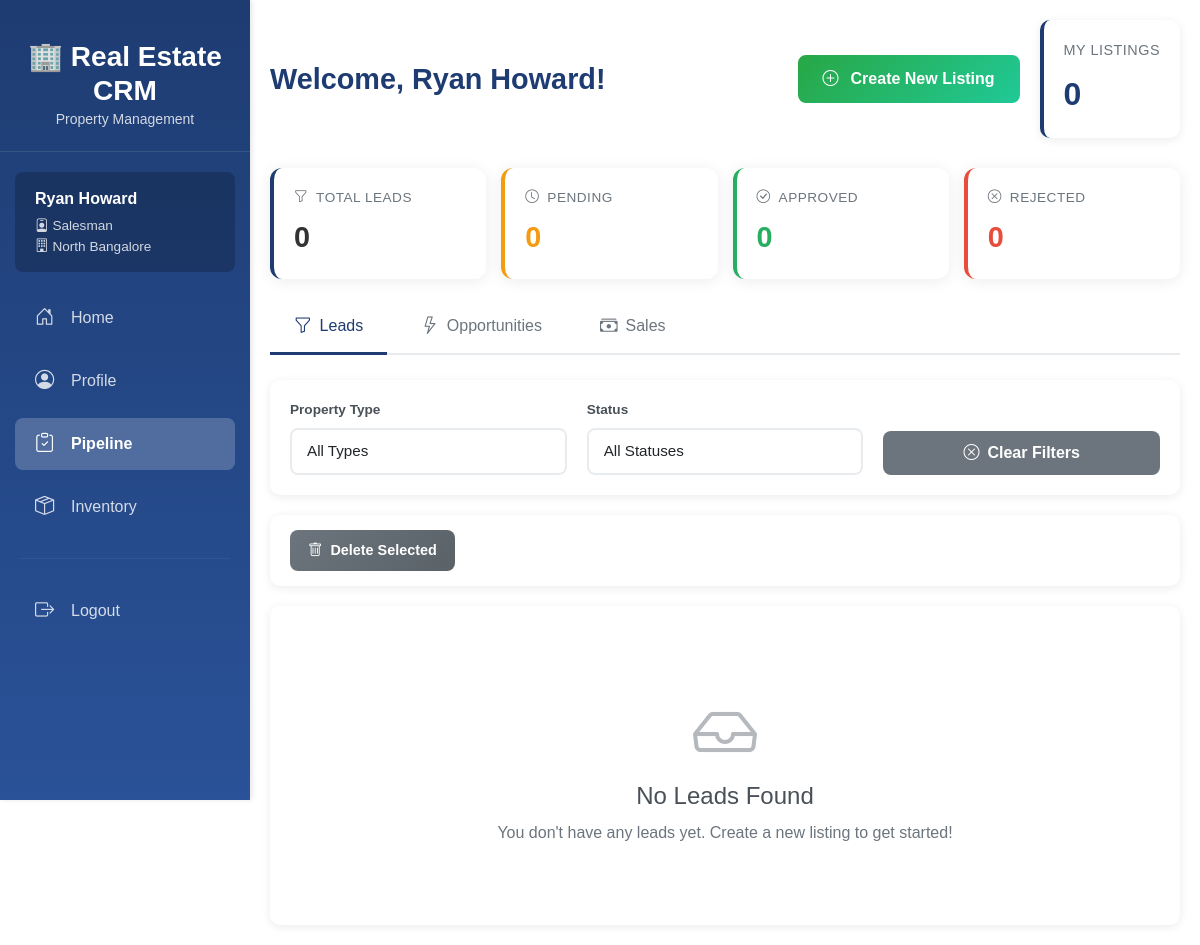
The page /dashboard/salesman/ (signed in) on the database as committed earlier.
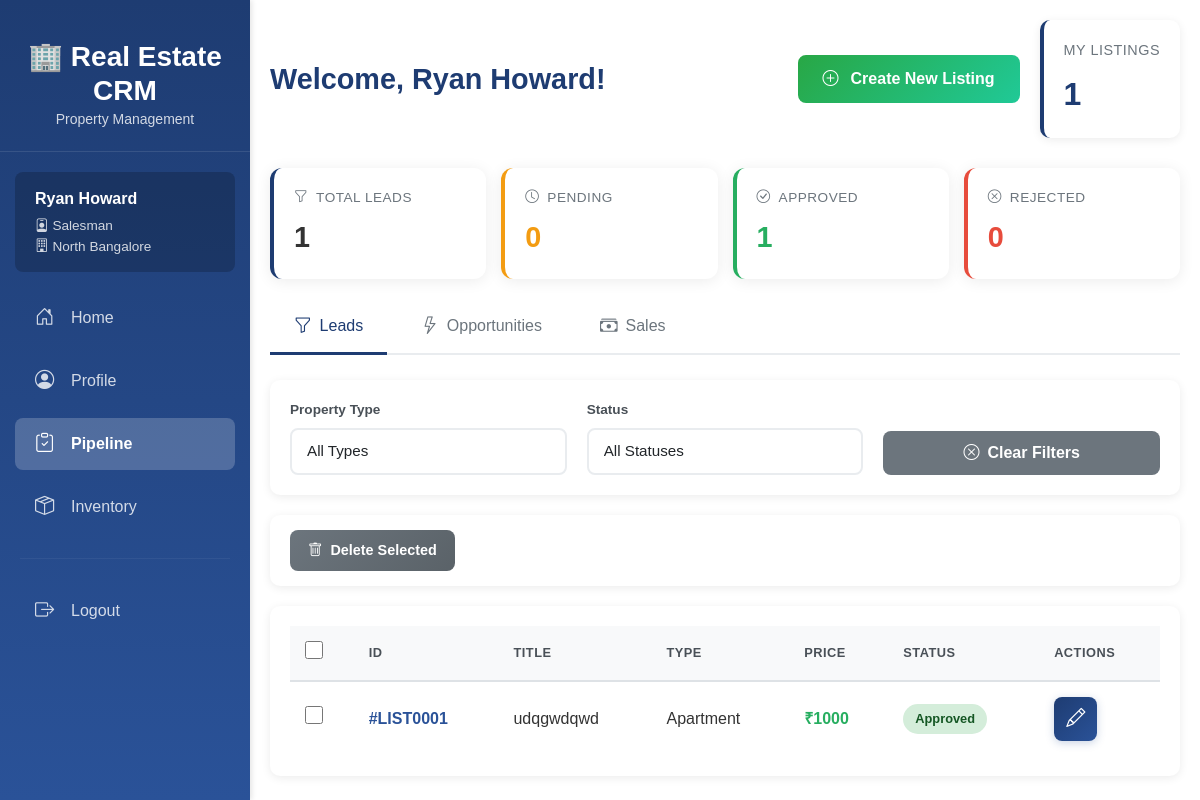
The same page on the database as committed later.
### inventory/models.py (models this page shows, shortened)
class Listing(models.Model):
    class typeChoices(models.TextChoices):
        VILLA = "Villa", "Villa"
        APARTMENT = "Apartment", "Apartment"
        WAREHOUSE = "Warehouse", "Warehouse"
        RETAIL_STORE = "Retail", "Retail Store"
        OFFICE_SPACE = "Office", "Office Space"
    class leadStatusChoices(models.TextChoices):
        PENDING = "Pending", "Pending Approval"
        REJECTED = "Rejected", "Rejected"
        APPROVED = "Approved", "Approved"
    class oppStatusChoices(models.TextChoices):
        PROSPECTING = "Prospecting", "Prospecting"
        NEGOTIATING = "Negotiating", "Negotiating"
        PENDING = "Pending", "Pending Approval"
        REJECTED = "Rejected", "Rejected"
        APPROVED = "Approved", "Approved"
    class saleStatusChoices(models.TextChoices):
        PROCESSING = "Processing", "Processing"
        CLOSED_WON = "ClosedW", "Closed Won"
        CLOSED_LOST = "ClosedL", "Closed Lost"
    id = models.CharField(max_length=10, primary_key=True)
    branch  = models.ForeignKey(
        'org.Branch',
        on_delete=models.CASCADE,
        related_name='listings'
    )
    type = models.TextField(
        choices=typeChoices.choices,
        default=typeChoices.VILLA)
    proposed_price = models.DecimalField(max_digits=12, decimal_places=2)
    title = models.CharField(max_length=200)
    address = models.TextField()
    city = models.CharField(max_length=100)
    lead_status = models.TextField(
        choices=leadStatusChoices.choices,
        default=leadStatusChoices.PENDING
    )
    lead_approved_by = models.ForeignKey(
        'accounts.User',
        on_delete=models.SET_NULL,
        null=True,
        blank=True,
        related_name='approved_leads'
    )
    lead_approved_at = models.DateTimeField(null=True, blank=True)
    opp_status = models.TextField(
        choices=oppStatusChoices.choices,
        null=True, blank=True
    )
    opp_approved_by = models.ForeignKey(
        'accounts.User',
        on_delete=models.SET_NULL,
        null=True,
        blank=True,
        related_name='approved_opportunities'
    )
    opp_approved_at = models.DateTimeField(null=True, blank=True)
    opp_price = models.DecimalField(max_digits=12, decimal_places=2, null=True, blank=True)
    sale_status = models.TextField(
        choices=saleStatusChoices.choices,
        null=True, blank=True
    )
    sale_closed_at = models.DateTimeField(null=True, blank=True)
    sale_price = models.DecimalField(max_digits=12, decimal_places=2, null=True, blank=True)
    created_at = models.DateTimeField(auto_now_add=True)
    updated_at = models.DateTimeField(auto_now=True)
    is_active = models.BooleanField(default=True)
    assigned_salesman = models.ForeignKey(
        'accounts.User',
        on_delete=models.SET_NULL,
        null=True,
        blank=True,
        related_name='assigned_salesmen',
        limit_choices_to={'role': 'Salesman'},
    )
    comments = models.CharField(null=True, max_length=100, blank=True)

### dashboards/views.py (the view, shortened to what this page needs)
# urls.py: path('salesman/', views.salesman_dashboard, name='salesman_dashboard'),
@never_cache
@login_required
@user_passes_test(is_salesman)
def salesman_dashboard(request):
    listings = listings_visible_to(request.user)
    property_type = request.GET.get('type', '')
    city = request.GET.get('city', '')
    status = request.GET.get('status', '')
    if property_type and property_type != 'all':
        listings = listings.filter(type=property_type)
    if city and city != 'all':
        listings = listings.filter(city=city)
    available_types = listings.values_list('type', flat=True).distinct()
    available_cities = listings.values_list('city', flat=True).distinct()
    stage = request.GET.get('stage', 'lead')
    if stage == 'opportunity':
        available_statuses = listings.values_list('opp_status', flat=True).distinct()
    elif stage == 'sale':
        available_statuses = listings.values_list('sale_status', flat=True).distinct()
    else:
        available_statuses = listings.values_list('lead_status', flat=True).distinct()
    lead_count = listings.filter(
        Q(lead_status=Listing.leadStatusChoices.PENDING) |
        Q(lead_status=Listing.leadStatusChoices.APPROVED) |
        Q(lead_status=Listing.leadStatusChoices.REJECTED)).count()
    lead_active_count = listings.filter(lead_status=Listing.leadStatusChoices.PENDING).count()
    lead_approved_count = listings.filter(lead_status=Listing.leadStatusChoices.APPROVED).count()
    lead_rejected_count = listings.filter(lead_status=Listing.leadStatusChoices.REJECTED).count()
    opp_count = listings.filter(
        Q(opp_status=Listing.oppStatusChoices.PENDING) |
        Q(opp_status=Listing.oppStatusChoices.PROSPECTING) |
        Q(opp_status=Listing.oppStatusChoices.NEGOTIATING) |
        Q(opp_status=Listing.oppStatusChoices.APPROVED) |
        Q(opp_status=Listing.oppStatusChoices.REJECTED)).count()
    opp_active_count = listings.filter(
        Q(opp_status=Listing.oppStatusChoices.PENDING) |
        Q(opp_status=Listing.oppStatusChoices.PROSPECTING) |
        Q(opp_status=Listing.oppStatusChoices.NEGOTIATING)).count()
    opp_approved_count = listings.filter(opp_status=Listing.oppStatusChoices.APPROVED).count()
    opp_rejected_count = listings.filter(opp_status=Listing.oppStatusChoices.REJECTED).count()
    sale_count = listings.filter(
        Q(sale_status=Listing.saleStatusChoices.PROCESSING) |
        Q(sale_status=Listing.saleStatusChoices.CLOSED_WON) |
        Q(sale_status=Listing.saleStatusChoices.CLOSED_LOST)).count()
    sale_active_count = listings.filter(sale_status=Listing.saleStatusChoices.PROCESSING).count()
    sale_won_count = listings.filter(sale_status=Listing.saleStatusChoices.CLOSED_WON).count()
    sale_lost_count = listings.filter(sale_status=Listing.saleStatusChoices.CLOSED_LOST).count()
    stage = request.POST.get('stage', 'lead')
    active_tab = request.GET.get('active_tab', 'leads')
    context = {
        'listings': listings,
        'available_types': available_types,
        'available_cities': available_cities,
        'filters': {
            'type': property_type,
            'city': city,
            'status': status
        },
        'available_statuses': available_statuses,
        'lead_count': lead_count,
        'lead_active_count': lead_active_count,
        'lead_approved_count': lead_approved_count,
        'lead_rejected_count': lead_rejected_count,
        'opp_count': opp_count,
        'opp_active_count': opp_active_count,
        'opp_approved_count': opp_approved_count,
        'opp_rejected_count': opp_rejected_count,
        'sale_count': sale_count,
        'sale_active_count': sale_active_count,
        'sale_won_count': sale_won_count,
        'sale_lost_count': sale_lost_count,
        'stage': stage,
        'active_tab': active_tab
    }
    return render(request, 'dashboards/salesman_dashboard.html', context)

### dashboards/views.py (called while the page is built)
def is_salesman(user):
    return user.role == 'Salesman'

### inventory/views.py (called while the page is built)
def listings_visible_to(user):
    if not user.is_authenticated:
        return Listing.objects.none()
    if user.role == 'Salesman':
        return Listing.objects.filter(
            branch=user.branch,
            assigned_salesman=user
        )
    elif user.role == 'Manager':
        return Listing.objects.filter(branch=user.branch)
    elif user.role == 'CEO':
        return Listing.objects.all()
    return Listing.objects.none()

### dashboards/templates/dashboards/salesman_dashboard.html (shortened to what the changed rows need)
{% extends 'base.html' %}
{% load static %}
{% block extra_css %}
<link rel="stylesheet" href="{% static 'css/dashboard.css' %}">
<link rel="stylesheet" href="{% static 'css/components.css' %}">
<link rel="stylesheet" href="{% static 'css/inline-edit.css' %}">
{% endblock %}
{% block content %}
<div class="dashboard-header">
    <h1 class="dashboard-welcome">Welcome, {{ user.get_full_name|default:user.username }}!</h1>
    <div class="stats-overview-card">
        <div class="stats-title">My Listings</div>
        <div class="stats-value">{{ listings|length }}</div>
    </div>
</div>
<div class="stats-group active" id="stats-leads">
    <div class="stats-card total">
        <div class="stats-label"><i class="bi bi-funnel"></i> Total Leads</div>
        <div class="stats-number">{{ lead_count }}</div>
    </div>
    <div class="stats-card approved">
        <div class="stats-label"><i class="bi bi-check-circle"></i> Approved</div>
        <div class="stats-number">{{ lead_approved_count }}</div>
    </div>
</div>
<div id="leads" class="tab-content active">
    <form method="post" id="filter-form-leads">
        <div class="table-container">
            {% if listings %}
            <table id="salesman-leads-table" class="data-table">
                <thead>
                    <tr>
                        <th><input type="checkbox" id="select_all_leads" onchange="toggleSelectAll(this)"></th>
                        <th>ID</th>
                        <th>Title</th>
                        <th>Type</th>
                        <th>Price</th>
                        <th>Status</th>
                        <th>Actions</th>
                    </tr>
                </thead>
                <tbody>
                    {% for listing in listings %}
                    {% if listing.lead_status %}
                    <tr data-listing-id="{{ listing.id }}" data-property-type="{{ listing.type }}" data-status="{{ listing.lead_status|default:'' }}">
                        <td>
                            <input type="checkbox" name="listing_ids" value="{{ listing.id }}" class="listing-checkbox">
                        </td>
                        <td>
                            <a href="{% url 'inventory:listing_detail' listing.pk %}" class="id-link">
                                #{{ listing.id }}
                            </a>
                        </td>
                        <td>{{ listing.title }}</td>
                        <td>{{ listing.get_type_display }}</td>
                        <td class="price-cell">₹{{ listing.proposed_price|floatformat:0 }}</td>
                        <td>
                            {% if listing.lead_status == "Pending" %}
                            <span class="status-badge pending">Pending</span>
                            {% elif listing.lead_status == "Approved" %}
                            <span class="status-badge approved">Approved</span>
                            {% elif listing.lead_status == "Rejected" %}
                            <span class="status-badge rejected">Rejected</span>
                            {% else %}
                            <span class="status-badge">{{ listing.get_lead_status_display }}</span>
                            {% endif %}
                        </td>
                        <td>
                            <div class="btn-group" role="group">
                                <button type="button" class="btn btn-sm btn-primary btn-inline-edit" title="Edit">
                                    <i class="bi bi-pencil"></i>
                                </button>
                            </div>
                        </td>
                    </tr>
                    {% endif %}
                    {% endfor %}
                </tbody>
            </table>
            {% else %}
            <div class="empty-state">
                <i class="bi bi-inbox"></i>
                <h4>No Leads Found</h4>
                <p>You don't have any leads yet. Create a new listing to get started!</p>
            </div>
            {% endif %}
        </div>
    </form>
</div>
{% endblock %}

Rows that differ between the two databases and show on the page:
added Listing: id "LIST0001", title "udqgwdqwd", type "Apartment", proposed_price "1000", lead_status "Approved"
Other text that changed with them:
{{ listings|length }}: "0" → "1"
{{ lead_count }}: "0" → "1"
{{ lead_approved_count }}: "0" → "1"
form field value: (not shown) → "☐"
text no longer shown: "No Leads Found You don't have any leads yet. Create a new listing to get started!"
text now shown: "ID TITLE TYPE PRICE STATUS ACTIONS"
